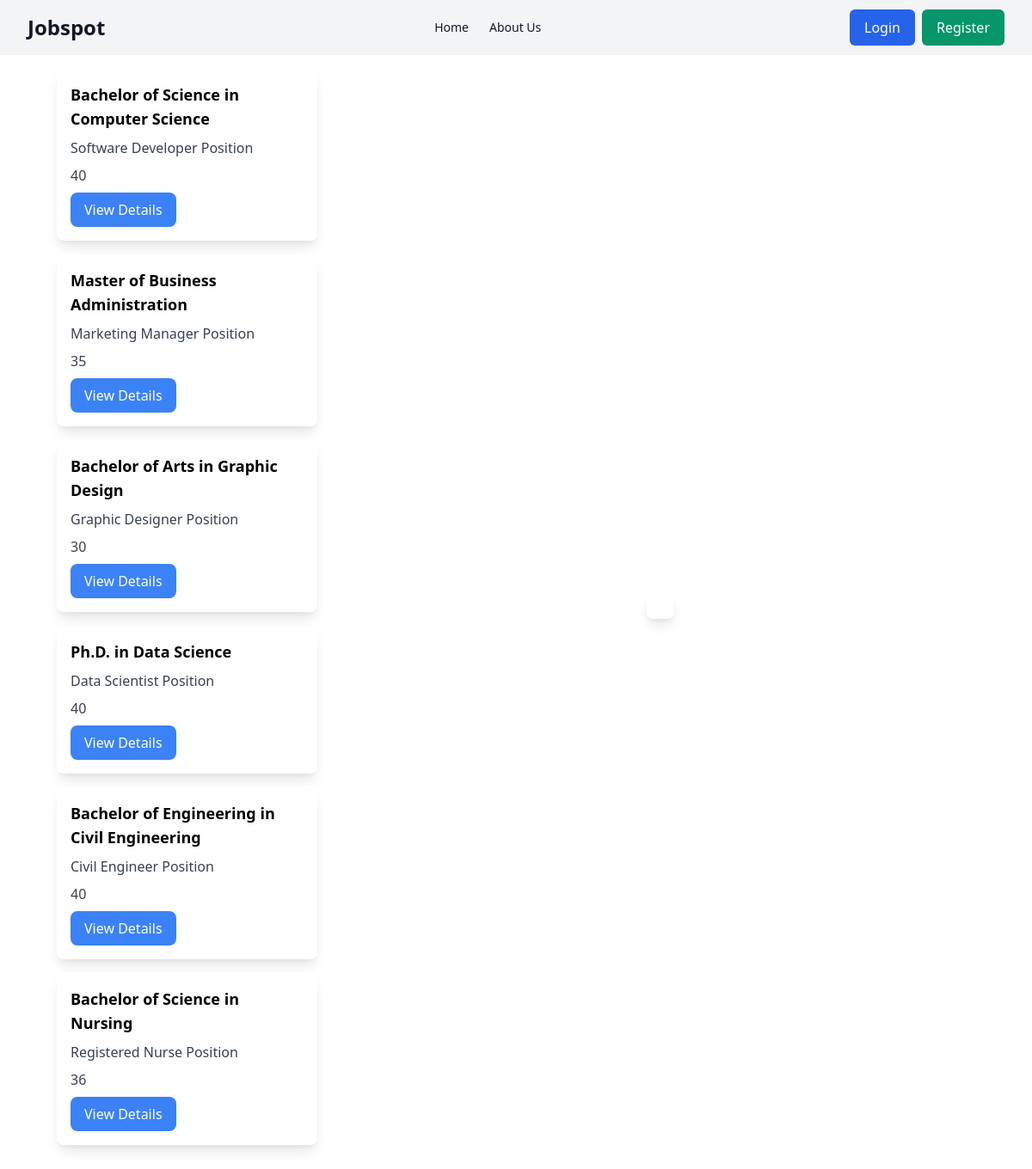
Screenshot of /find_employee.php with the database file from the repository.
### tables this page shows
CREATE TABLE IF NOT EXISTS employee_postings (
  id INT NOT NULL AUTO_INCREMENT PRIMARY KEY,
  location_preference VARCHAR(255) NOT NULL,
  available_hours INT NOT NULL,
  looking_for VARCHAR(255) NOT NULL,
  qualifications VARCHAR(255) NOT NULL,
  languages_spoken VARCHAR(255),
  skills VARCHAR(255) NOT NULL,
  previous_job_titles TEXT,
  previous_companies TEXT,
  employment_duration_years INT,
  education VARCHAR(255),
  linkedin_url VARCHAR(255),
  description TEXT NOT NULL,
  user_id INT NOT NULL,
  FOREIGN KEY (user_id) REFERENCES users(id)
);

### find_employee.php (the view, shortened to what this page needs)
<?php
include_once "connector.php";
$sql = "SELECT id, qualifications, description, looking_for, available_hours FROM employee_postings";
$result = $pdo->query($sql);
?>
<!DOCTYPE html>
<html lang="en">
<head>
    <link href="https://cdn.jsdelivr.net/npm/tailwindcss@2.2.15/dist/tailwind.min.css" rel="stylesheet">
</head>
<body>
    <?php include_once "navbar.php" ?>
    <div class="flex">
        <div class="w-1/3 p-4" style="overflow:scroll; height:92vh; margin-left:50px;">
            <?php if($result->rowCount() > 0): ?>
                <?php while($row = $result->fetch(PDO::FETCH_ASSOC)): ?>
                    <div class="bg-white rounded-lg shadow-lg p-4 mb-4 cursor-pointer" onclick="showDetails(<?= $row['id']; ?>)"
                        x-data="{ showDetails: false }">
                        <h2 class="text-lg font-bold mb-2">
                            <?= $row["qualifications"]; ?>
                        </h2>
                        <p class="text-gray-700 mb-2">
                            <?= $row["looking_for"]; ?>
                        </p>
                        <p class="text-gray-700 mb-2">
                            <?= $row["available_hours"]; ?>
                        </p>
                        <button class="bg-blue-500 text-white px-4 py-2 rounded-lg" @click="showDetails = true">View
                            Details</button>
                    </div>
                <?php endwhile; ?>
            <?php endif; ?>
        </div>
        <div class="w-2/3 p-4" x-show="showDetails"
            style="display: flex; margin-right: 100px; margin-left: 50px; justify-content: center; align-items: center;">
            <div class="bg-white rounded-lg shadow-lg p-4 mb-4">
            </div>
        </div>
    </div>
</body>
</html>

### navbar.php (shortened to what this page needs)
<nav class="bg-gray-100">
    <div class="max-w-7xl mx-auto px-4 sm:px-6 lg:px-8">
        <div class="flex justify-between h-16">
            <div class="flex-shrink-0 flex items-center">
                <a href="index.php" class="text-gray-900 text-2xl font-bold">Jobspot</a>
            </div>
            <div class="hidden sm:ml-6 sm:flex sm:items-center">
                <a href="index.php" class="px-3 py-2 rounded-md text-sm font-medium text-gray-900 hover:text-gray-500 focus:outline-none focus:text-gray-500">Home</a>
                <a href="about_us.php" class="px-3 py-2 rounded-md text-sm font-medium text-gray-900 hover:text-gray-500 focus:outline-none focus:text-gray-500">About Us</a>
            </div>
            <div class="flex items-center">
                <?php if (isset($_SESSION['user_id'])) { ?>
                    <a href="logout.php" class="inline-flex items-center px-4 py-2 border border-transparent text-base font-medium rounded-md text-white bg-red-600 hover:bg-red-700 focus:outline-none focus:ring-2 focus:ring-offset-2 focus:ring-red-500">Logout</a>
                <?php } else { ?>
                    <a href="login.php" class="inline-flex items-center px-4 py-2 border border-transparent text-base font-medium rounded-md text-white bg-blue-600 hover:bg-blue-700 focus:outline-none focus:ring-2 focus:ring-offset-2 focus:ring-blue-500 mr-2">Login</a>
                    <a href="create_account.php" class="inline-flex items-center px-4 py-2 border border-transparent text-base font-medium rounded-md text-white bg-green-600 hover:bg-green-700 focus:outline-none focus:ring-2 focus:ring-offset-2 focus:ring-green-500">Register</a>
                <?php } ?>
            </div>
        </div>
    </div>
</nav>

### rows the page displays
employee_postings: qualifications "Bachelor of Science in Computer Science", looking_for "Software Developer Position", available_hours "40"
employee_postings: qualifications "Master of Business Administration", looking_for "Marketing Manager Position", available_hours "35"
employee_postings: qualifications "Bachelor of Arts in Graphic Design", looking_for "Graphic Designer Position", available_hours "30"
employee_postings: qualifications "Ph.D. in Data Science", looking_for "Data Scientist Position", available_hours "40"
employee_postings: qualifications "Bachelor of Engineering in Civil Engineering", looking_for "Civil Engineer Position", available_hours "40"
employee_postings: qualifications "Bachelor of Science in Nursing", looking_for "Registered Nurse Position", available_hours "36"
